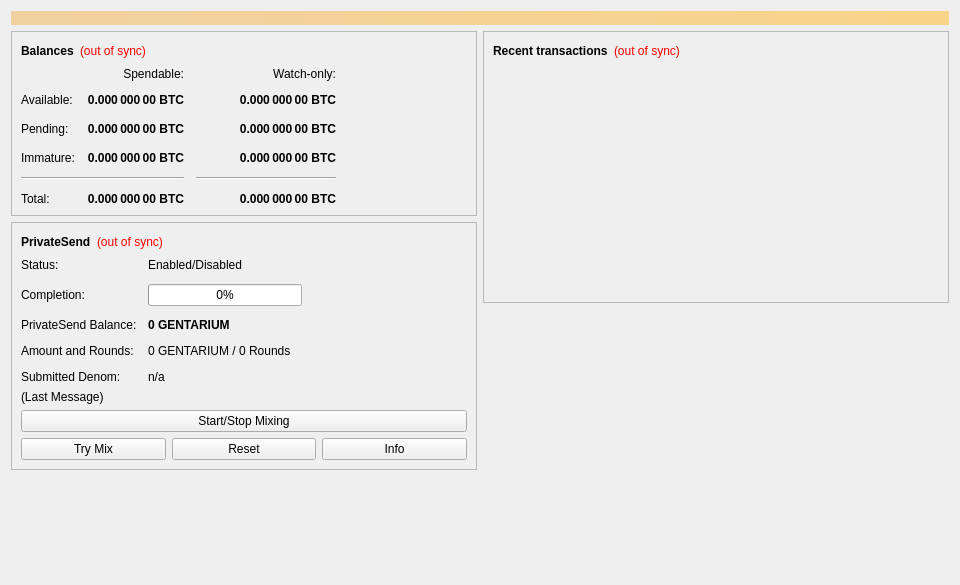
<?xml version="1.0" encoding="UTF-8"?>
<ui version="4.0">
 <class>OverviewPage</class>
 <widget class="QWidget" name="OverviewPage">
  <property name="geometry">
   <rect>
    <x>0</x>
    <y>0</y>
    <width>960</width>
    <height>585</height>
   </rect>
  </property>
  <property name="minimumSize">
   <size>
    <width>960</width>
    <height>0</height>
   </size>
  </property>
  <property name="windowTitle">
   <string>Form</string>
  </property>
  <layout class="QVBoxLayout" name="topLayout">
   <item>
    <widget class="QLabel" name="labelAlerts">
     <property name="visible">
      <bool>false</bool>
     </property>
     <property name="styleSheet">
      <string notr="true">QLabel { background-color: qlineargradient(x1: 0, y1: 0, x2: 1, y2: 0, stop:0 #F0D0A0, stop:1 #F8D488); color:#000000; }</string>
     </property>
     <property name="wordWrap">
      <bool>true</bool>
     </property>
     <property name="margin">
      <number>3</number>
     </property>
     <property name="textInteractionFlags">
      <set>Qt::TextSelectableByMouse</set>
     </property>
    </widget>
   </item>
   <item>
    <layout class="QHBoxLayout" name="horizontalLayout" stretch="1,1">
     <item>
      <layout class="QVBoxLayout" name="verticalLayout_2">
       <item>
        <widget class="QFrame" name="frame">
         <property name="frameShape">
          <enum>QFrame::StyledPanel</enum>
         </property>
         <property name="frameShadow">
          <enum>QFrame::Raised</enum>
         </property>
         <layout class="QVBoxLayout" name="verticalLayout_4">
          <item>
           <layout class="QHBoxLayout" name="horizontalLayout_4">
            <item>
             <widget class="QLabel" name="label_5">
              <property name="font">
               <font>
                <weight>75</weight>
                <bold>true</bold>
               </font>
              </property>
              <property name="text">
               <string>Balances</string>
              </property>
             </widget>
            </item>
            <item>
             <widget class="QLabel" name="labelWalletStatus">
              <property name="toolTip">
               <string>The displayed information may be out of date. Your wallet automatically synchronizes with the Gentarium network after a connection is established, but this process has not completed yet.</string>
              </property>
              <property name="styleSheet">
               <string notr="true">QLabel { color: red; }</string>
              </property>
              <property name="text">
               <string notr="true">(out of sync)</string>
              </property>
              <property name="alignment">
               <set>Qt::AlignLeading|Qt::AlignLeft|Qt::AlignVCenter</set>
              </property>
             </widget>
            </item>
            <item>
             <spacer name="horizontalSpacer_3">
              <property name="orientation">
               <enum>Qt::Horizontal</enum>
              </property>
              <property name="sizeHint" stdset="0">
               <size>
                <width>40</width>
                <height>20</height>
               </size>
              </property>
             </spacer>
            </item>
           </layout>
          </item>
          <item>
           <layout class="QGridLayout" name="gridLayout">
            <property name="spacing">
             <number>12</number>
            </property>
            <item row="2" column="2">
             <widget class="QLabel" name="labelWatchPending">
              <property name="font">
               <font>
                <weight>75</weight>
                <bold>true</bold>
               </font>
              </property>
              <property name="cursor">
               <cursorShape>IBeamCursor</cursorShape>
              </property>
              <property name="toolTip">
               <string>Unconfirmed transactions to watch-only addresses</string>
              </property>
              <property name="text">
               <string notr="true">0.000 000 00 BTC</string>
              </property>
              <property name="alignment">
               <set>Qt::AlignRight|Qt::AlignTrailing|Qt::AlignVCenter</set>
              </property>
              <property name="textInteractionFlags">
               <set>Qt::LinksAccessibleByMouse|Qt::TextSelectableByKeyboard|Qt::TextSelectableByMouse</set>
              </property>
             </widget>
            </item>
            <item row="2" column="1">
             <widget class="QLabel" name="labelUnconfirmed">
              <property name="font">
               <font>
                <weight>75</weight>
                <bold>true</bold>
               </font>
              </property>
              <property name="cursor">
               <cursorShape>IBeamCursor</cursorShape>
              </property>
              <property name="toolTip">
               <string>Total of transactions that have yet to be confirmed, and do not yet count toward the spendable balance</string>
              </property>
              <property name="text">
               <string notr="true">0.000 000 00 BTC</string>
              </property>
              <property name="alignment">
               <set>Qt::AlignRight|Qt::AlignTrailing|Qt::AlignVCenter</set>
              </property>
              <property name="textInteractionFlags">
               <set>Qt::LinksAccessibleByMouse|Qt::TextSelectableByKeyboard|Qt::TextSelectableByMouse</set>
              </property>
             </widget>
            </item>
            <item row="3" column="2">
             <widget class="QLabel" name="labelWatchImmature">
              <property name="font">
               <font>
                <weight>75</weight>
                <bold>true</bold>
               </font>
              </property>
              <property name="cursor">
               <cursorShape>IBeamCursor</cursorShape>
              </property>
              <property name="toolTip">
               <string>Mined balance in watch-only addresses that has not yet matured</string>
              </property>
              <property name="text">
               <string notr="true">0.000 000 00 BTC</string>
              </property>
              <property name="alignment">
               <set>Qt::AlignRight|Qt::AlignTrailing|Qt::AlignVCenter</set>
              </property>
              <property name="textInteractionFlags">
               <set>Qt::LinksAccessibleByMouse|Qt::TextSelectableByKeyboard|Qt::TextSelectableByMouse</set>
              </property>
             </widget>
            </item>
            <item row="4" column="0" colspan="2">
             <widget class="Line" name="lineSpendableBalance">
              <property name="orientation">
               <enum>Qt::Horizontal</enum>
              </property>
             </widget>
            </item>
            <item row="4" column="2">
             <widget class="Line" name="lineWatchBalance">
              <property name="sizePolicy">
               <sizepolicy hsizetype="Preferred" vsizetype="Fixed">
                <horstretch>0</horstretch>
                <verstretch>0</verstretch>
               </sizepolicy>
              </property>
              <property name="minimumSize">
               <size>
                <width>140</width>
                <height>0</height>
               </size>
              </property>
              <property name="orientation">
               <enum>Qt::Horizontal</enum>
              </property>
             </widget>
            </item>
            <item row="5" column="0">
             <widget class="QLabel" name="labelTotalText">
              <property name="text">
               <string>Total:</string>
              </property>
             </widget>
            </item>
            <item row="3" column="1">
             <widget class="QLabel" name="labelImmature">
              <property name="font">
               <font>
                <weight>75</weight>
                <bold>true</bold>
               </font>
              </property>
              <property name="cursor">
               <cursorShape>IBeamCursor</cursorShape>
              </property>
              <property name="toolTip">
               <string>Mined balance that has not yet matured</string>
              </property>
              <property name="text">
               <string notr="true">0.000 000 00 BTC</string>
              </property>
              <property name="alignment">
               <set>Qt::AlignRight|Qt::AlignTrailing|Qt::AlignVCenter</set>
              </property>
              <property name="textInteractionFlags">
               <set>Qt::LinksAccessibleByMouse|Qt::TextSelectableByKeyboard|Qt::TextSelectableByMouse</set>
              </property>
             </widget>
            </item>
            <item row="2" column="3">
             <spacer name="horizontalSpacer_2">
              <property name="orientation">
               <enum>Qt::Horizontal</enum>
              </property>
              <property name="sizeHint" stdset="0">
               <size>
                <width>40</width>
                <height>20</height>
               </size>
              </property>
             </spacer>
            </item>
            <item row="3" column="0">
             <widget class="QLabel" name="labelImmatureText">
              <property name="text">
               <string>Immature:</string>
              </property>
             </widget>
            </item>
            <item row="5" column="1">
             <widget class="QLabel" name="labelTotal">
              <property name="font">
               <font>
                <weight>75</weight>
                <bold>true</bold>
               </font>
              </property>
              <property name="cursor">
               <cursorShape>IBeamCursor</cursorShape>
              </property>
              <property name="toolTip">
               <string>Your current total balance</string>
              </property>
              <property name="text">
               <string notr="true">0.000 000 00 BTC</string>
              </property>
              <property name="alignment">
               <set>Qt::AlignRight|Qt::AlignTrailing|Qt::AlignVCenter</set>
              </property>
              <property name="textInteractionFlags">
               <set>Qt::LinksAccessibleByMouse|Qt::TextSelectableByKeyboard|Qt::TextSelectableByMouse</set>
              </property>
             </widget>
            </item>
            <item row="5" column="2">
             <widget class="QLabel" name="labelWatchTotal">
              <property name="font">
               <font>
                <weight>75</weight>
                <bold>true</bold>
               </font>
              </property>
              <property name="cursor">
               <cursorShape>IBeamCursor</cursorShape>
              </property>
              <property name="toolTip">
               <string>Current total balance in watch-only addresses</string>
              </property>
              <property name="text">
               <string notr="true">0.000 000 00 BTC</string>
              </property>
              <property name="alignment">
               <set>Qt::AlignRight|Qt::AlignTrailing|Qt::AlignVCenter</set>
              </property>
              <property name="textInteractionFlags">
               <set>Qt::LinksAccessibleByMouse|Qt::TextSelectableByKeyboard|Qt::TextSelectableByMouse</set>
              </property>
             </widget>
            </item>
            <item row="0" column="2">
             <widget class="QLabel" name="labelWatchonly">
              <property name="text">
               <string>Watch-only:</string>
              </property>
              <property name="alignment">
               <set>Qt::AlignRight|Qt::AlignTrailing|Qt::AlignVCenter</set>
              </property>
             </widget>
            </item>
            <item row="1" column="0">
             <widget class="QLabel" name="labelBalanceText">
              <property name="text">
               <string>Available:</string>
              </property>
             </widget>
            </item>
            <item row="1" column="1">
             <widget class="QLabel" name="labelBalance">
              <property name="font">
               <font>
                <weight>75</weight>
                <bold>true</bold>
               </font>
              </property>
              <property name="cursor">
               <cursorShape>IBeamCursor</cursorShape>
              </property>
              <property name="toolTip">
               <string>Your current spendable balance</string>
              </property>
              <property name="text">
               <string notr="true">0.000 000 00 BTC</string>
              </property>
              <property name="alignment">
               <set>Qt::AlignRight|Qt::AlignTrailing|Qt::AlignVCenter</set>
              </property>
              <property name="textInteractionFlags">
               <set>Qt::LinksAccessibleByMouse|Qt::TextSelectableByKeyboard|Qt::TextSelectableByMouse</set>
              </property>
             </widget>
            </item>
            <item row="1" column="2">
             <widget class="QLabel" name="labelWatchAvailable">
              <property name="font">
               <font>
                <weight>75</weight>
                <bold>true</bold>
               </font>
              </property>
              <property name="cursor">
               <cursorShape>IBeamCursor</cursorShape>
              </property>
              <property name="toolTip">
               <string>Your current balance in watch-only addresses</string>
              </property>
              <property name="text">
               <string notr="true">0.000 000 00 BTC</string>
              </property>
              <property name="alignment">
               <set>Qt::AlignRight|Qt::AlignTrailing|Qt::AlignVCenter</set>
              </property>
              <property name="textInteractionFlags">
               <set>Qt::LinksAccessibleByMouse|Qt::TextSelectableByKeyboard|Qt::TextSelectableByMouse</set>
              </property>
             </widget>
            </item>
            <item row="2" column="0">
             <widget class="QLabel" name="labelPendingText">
              <property name="text">
               <string>Pending:</string>
              </property>
             </widget>
            </item>
            <item row="0" column="1">
             <widget class="QLabel" name="labelSpendable">
              <property name="text">
               <string>Spendable:</string>
              </property>
              <property name="alignment">
               <set>Qt::AlignRight|Qt::AlignTrailing|Qt::AlignVCenter</set>
              </property>
             </widget>
            </item>
           </layout>
          </item>
         </layout>
        </widget>
       </item>
       <item>
        <widget class="QFrame" name="framePrivateSend">
         <property name="layoutDirection">
          <enum>Qt::LeftToRight</enum>
         </property>
         <property name="frameShape">
          <enum>QFrame::StyledPanel</enum>
         </property>
         <property name="frameShadow">
          <enum>QFrame::Raised</enum>
         </property>
         <layout class="QVBoxLayout" name="VerticalLayout_PS1">
          <item>
           <layout class="QHBoxLayout" name="horizontalLayout_5">
            <item>
             <widget class="QLabel" name="labelPrivateSendHeader">
              <property name="font">
               <font>
                <weight>75</weight>
                <bold>true</bold>
               </font>
              </property>
              <property name="text">
               <string>PrivateSend</string>
              </property>
             </widget>
            </item>
            <item>
             <widget class="QLabel" name="labelPrivateSendSyncStatus">
              <property name="toolTip">
               <string>The displayed information may be out of date. Your wallet automatically synchronizes with the Gentarium network after a connection is established, but this process has not completed yet.</string>
              </property>
              <property name="styleSheet">
               <string notr="true">QLabel { color: red; }</string>
              </property>
              <property name="text">
               <string notr="true">(out of sync)</string>
              </property>
              <property name="alignment">
               <set>Qt::AlignLeading|Qt::AlignLeft|Qt::AlignVCenter</set>
              </property>
             </widget>
            </item>
            <item>
             <spacer name="horizontalSpacer_4">
              <property name="orientation">
               <enum>Qt::Horizontal</enum>
              </property>
              <property name="sizeHint" stdset="0">
               <size>
                <width>40</width>
                <height>20</height>
               </size>
              </property>
             </spacer>
            </item>
           </layout>
          </item>
          <item>
           <layout class="QFormLayout" name="privateSendFormLayout">
            <property name="fieldGrowthPolicy">
             <enum>QFormLayout::AllNonFixedFieldsGrow</enum>
            </property>
            <property name="horizontalSpacing">
             <number>11</number>
            </property>
            <property name="verticalSpacing">
             <number>12</number>
            </property>
            <item row="0" column="0">
             <widget class="QLabel" name="labelPrivateSendEnabledText">
              <property name="text">
               <string>Status:</string>
              </property>
             </widget>
            </item>
            <item row="0" column="1">
             <widget class="QLabel" name="labelPrivateSendEnabled">
              <property name="text">
               <string>Enabled/Disabled</string>
              </property>
             </widget>
            </item>
            <item row="1" column="0">
             <widget class="QLabel" name="labelCompletitionText">
              <property name="text">
               <string>Completion:</string>
              </property>
             </widget>
            </item>
            <item row="1" column="1">
             <widget class="QProgressBar" name="privateSendProgress">
              <property name="maximumSize">
               <size>
                <width>154</width>
                <height>16777215</height>
               </size>
              </property>
              <property name="value">
               <number>0</number>
              </property>
             </widget>
            </item>
            <item row="2" column="0">
             <widget class="QLabel" name="labelAnonymizedText">
              <property name="text">
               <string>PrivateSend Balance:</string>
              </property>
             </widget>
            </item>
            <item row="2" column="1">
             <widget class="QLabel" name="labelAnonymized">
              <property name="font">
               <font>
                <weight>75</weight>
                <bold>true</bold>
               </font>
              </property>
              <property name="text">
               <string notr="true">0 GENTARIUM</string>
              </property>
             </widget>
            </item>
            <item row="3" column="0">
             <widget class="QLabel" name="labelAmountAndRoundsText">
              <property name="text">
               <string>Amount and Rounds:</string>
              </property>
             </widget>
            </item>
            <item row="3" column="1">
             <widget class="QLabel" name="labelAmountRounds">
              <property name="text">
               <string>0 GENTARIUM / 0 Rounds</string>
              </property>
             </widget>
            </item>
            <item row="4" column="0">
             <widget class="QLabel" name="labelSubmittedDenomText">
              <property name="text">
               <string>Submitted Denom:</string>
              </property>
             </widget>
            </item>
            <item row="4" column="1">
             <widget class="QLabel" name="labelSubmittedDenom">
              <property name="toolTip">
               <string>The denominations you submitted to the Masternode.&lt;br&gt;To mix, other users must submit the exact same denominations.</string>
              </property>
              <property name="text">
               <string>n/a</string>
              </property>
             </widget>
            </item>
           </layout>
          </item>
          <item>
           <layout class="QVBoxLayout" name="VerticalLayout_PS">
            <item>
             <widget class="QLabel" name="labelPrivateSendLastMessage">
              <property name="text">
               <string>(Last Message)</string>
              </property>
              <property name="alignment">
               <set>Qt::AlignLeading|Qt::AlignLeft|Qt::AlignTop</set>
              </property>
              <property name="wordWrap">
               <bool>true</bool>
              </property>
             </widget>
            </item>
            <item>
             <widget class="QPushButton" name="togglePrivateSend">
              <property name="sizePolicy">
               <sizepolicy hsizetype="MinimumExpanding" vsizetype="Fixed">
                <horstretch>0</horstretch>
                <verstretch>0</verstretch>
               </sizepolicy>
              </property>
              <property name="text">
               <string>Start/Stop Mixing</string>
              </property>
             </widget>
            </item>
            <item>
             <layout class="QHBoxLayout" name="horizontalLayout_debugbuttons">
              <item>
               <widget class="QPushButton" name="privateSendAuto">
                <property name="sizePolicy">
                 <sizepolicy hsizetype="MinimumExpanding" vsizetype="Fixed">
                  <horstretch>0</horstretch>
                  <verstretch>0</verstretch>
                 </sizepolicy>
                </property>
                <property name="toolTip">
                 <string>Try to manually submit a PrivateSend request.</string>
                </property>
                <property name="text">
                 <string>Try Mix</string>
                </property>
               </widget>
              </item>
              <item>
               <widget class="QPushButton" name="privateSendReset">
                <property name="sizePolicy">
                 <sizepolicy hsizetype="MinimumExpanding" vsizetype="Fixed">
                  <horstretch>0</horstretch>
                  <verstretch>0</verstretch>
                 </sizepolicy>
                </property>
                <property name="toolTip">
                 <string>Reset the current status of PrivateSend (can interrupt PrivateSend if it's in the process of Mixing, which can cost you money!)</string>
                </property>
                <property name="autoFillBackground">
                 <bool>false</bool>
                </property>
                <property name="text">
                 <string>Reset</string>
                </property>
               </widget>
              </item>
              <item>
               <widget class="QPushButton" name="privateSendInfo">
                <property name="sizePolicy">
                 <sizepolicy hsizetype="MinimumExpanding" vsizetype="Fixed">
                  <horstretch>0</horstretch>
                  <verstretch>0</verstretch>
                 </sizepolicy>
                </property>
                <property name="toolTip">
                 <string>Information about PrivateSend and Mixing</string>
                </property>
                <property name="text">
                 <string>Info</string>
                </property>
               </widget>
              </item>
             </layout>
            </item>
           </layout>
          </item>
         </layout>
        </widget>
       </item>
       <item>
        <spacer name="verticalSpacer">
         <property name="orientation">
          <enum>Qt::Vertical</enum>
         </property>
         <property name="sizeHint" stdset="0">
          <size>
           <width>20</width>
           <height>40</height>
          </size>
         </property>
        </spacer>
       </item>
      </layout>
     </item>
     <item>
      <layout class="QVBoxLayout" name="verticalLayout_3">
       <item>
        <widget class="QFrame" name="frame_2">
         <property name="frameShape">
          <enum>QFrame::StyledPanel</enum>
         </property>
         <property name="frameShadow">
          <enum>QFrame::Raised</enum>
         </property>
         <layout class="QVBoxLayout" name="verticalLayout">
          <item>
           <layout class="QHBoxLayout" name="horizontalLayout_2">
            <item>
             <widget class="QLabel" name="label_4">
              <property name="font">
               <font>
                <weight>75</weight>
                <bold>true</bold>
               </font>
              </property>
              <property name="text">
               <string>Recent transactions</string>
              </property>
             </widget>
            </item>
            <item>
             <widget class="QLabel" name="labelTransactionsStatus">
              <property name="toolTip">
               <string>The displayed information may be out of date. Your wallet automatically synchronizes with the Gentarium network after a connection is established, but this process has not completed yet.</string>
              </property>
              <property name="styleSheet">
               <string notr="true">QLabel { color: red; }</string>
              </property>
              <property name="text">
               <string notr="true">(out of sync)</string>
              </property>
              <property name="alignment">
               <set>Qt::AlignLeading|Qt::AlignLeft|Qt::AlignVCenter</set>
              </property>
             </widget>
            </item>
            <item>
             <spacer name="horizontalSpacer">
              <property name="orientation">
               <enum>Qt::Horizontal</enum>
              </property>
              <property name="sizeHint" stdset="0">
               <size>
                <width>40</width>
                <height>20</height>
               </size>
              </property>
             </spacer>
            </item>
           </layout>
          </item>
          <item>
           <widget class="QListView" name="listTransactions">
            <property name="styleSheet">
             <string notr="true">QListView { background: transparent; }</string>
            </property>
            <property name="frameShape">
             <enum>QFrame::NoFrame</enum>
            </property>
            <property name="verticalScrollBarPolicy">
             <enum>Qt::ScrollBarAlwaysOff</enum>
            </property>
            <property name="horizontalScrollBarPolicy">
             <enum>Qt::ScrollBarAlwaysOff</enum>
            </property>
            <property name="selectionMode">
             <enum>QAbstractItemView::NoSelection</enum>
            </property>
           </widget>
          </item>
         </layout>
        </widget>
       </item>
       <item>
        <spacer name="verticalSpacer_2">
         <property name="orientation">
          <enum>Qt::Vertical</enum>
         </property>
         <property name="sizeHint" stdset="0">
          <size>
           <width>20</width>
           <height>40</height>
          </size>
         </property>
        </spacer>
       </item>
      </layout>
     </item>
    </layout>
   </item>
  </layout>
 </widget>
 <resources/>
 <connections/>
</ui>
